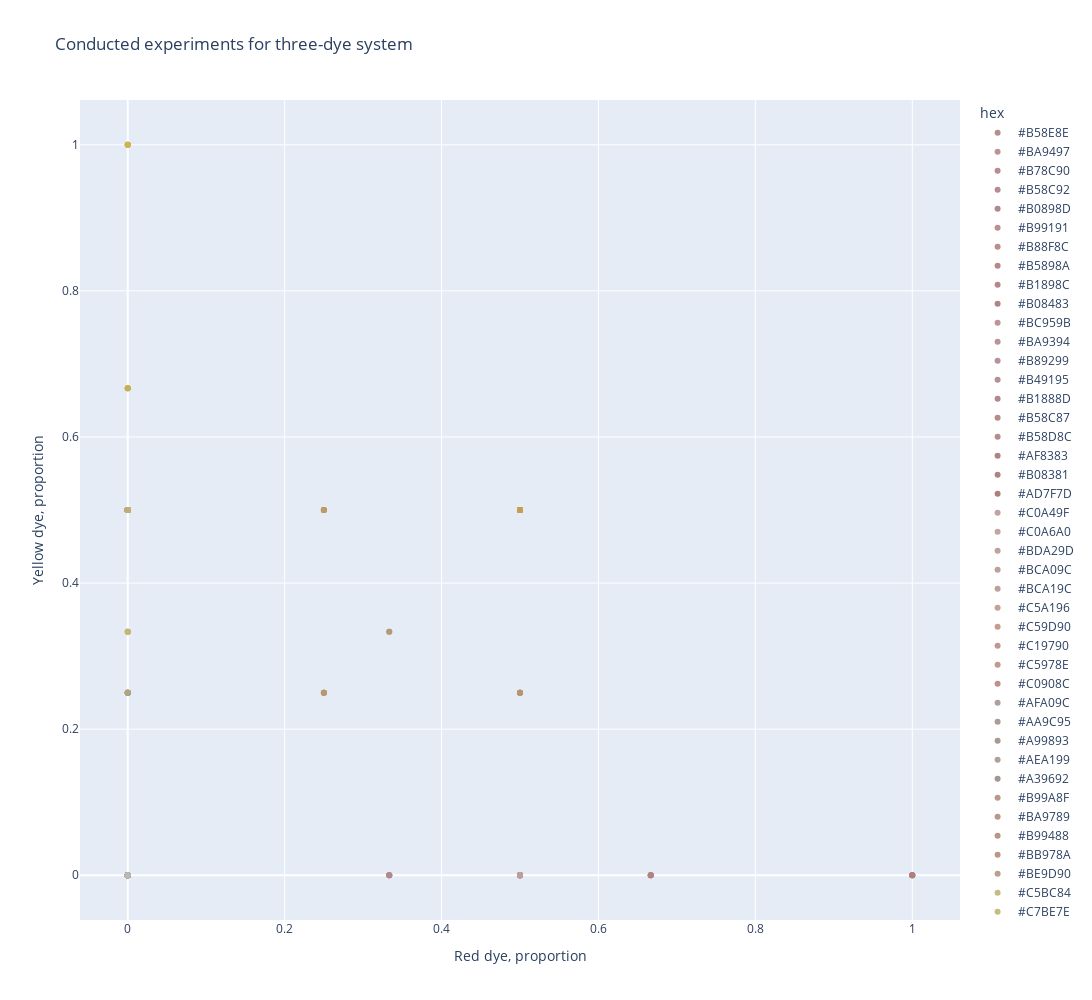

Notebook cell for this chart:
### Code cell
fig = px.scatter(df, x="percent_mar", y="percent_kur", color = 'hex', color_discrete_sequence=df['hex'], width=1200, height=1000, labels={
                     "percent_mar": "Red dye, proportion",
                     "percent_kur": "Yellow dye, proportion",
                     'percent_buz': "Black dye, proportion"
                 },
                title="Conducted experiments for three-dye system")
fig.show()
